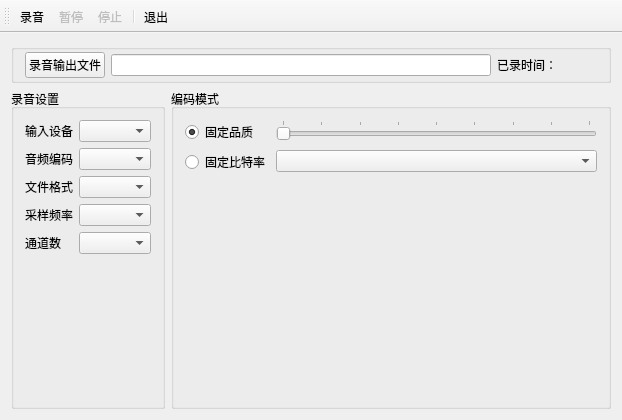
<?xml version="1.0" encoding="UTF-8"?>
<ui version="4.0">
 <class>MainWindow</class>
 <widget class="QMainWindow" name="MainWindow">
  <property name="geometry">
   <rect>
    <x>0</x>
    <y>0</y>
    <width>622</width>
    <height>420</height>
   </rect>
  </property>
  <property name="windowTitle">
   <string>录制音频</string>
  </property>
  <widget class="QWidget" name="centralWidget">
   <layout class="QVBoxLayout" name="verticalLayout" stretch="0,1">
    <item>
     <widget class="QGroupBox" name="groupBox_3">
      <property name="title">
       <string/>
      </property>
      <layout class="QHBoxLayout" name="horizontalLayout">
       <property name="topMargin">
        <number>2</number>
       </property>
       <property name="bottomMargin">
        <number>2</number>
       </property>
       <item>
        <widget class="QPushButton" name="btnGetFile">
         <property name="text">
          <string>录音输出文件</string>
         </property>
         <property name="icon">
          <iconset>
           <normaloff>:/images/images/104.bmp</normaloff>:/images/images/104.bmp</iconset>
         </property>
        </widget>
       </item>
       <item>
        <widget class="QLineEdit" name="editOutputFile"/>
       </item>
       <item>
        <widget class="QLabel" name="labPassTime">
         <property name="minimumSize">
          <size>
           <width>100</width>
           <height>0</height>
          </size>
         </property>
         <property name="text">
          <string>已录时间：</string>
         </property>
        </widget>
       </item>
      </layout>
     </widget>
    </item>
    <item>
     <layout class="QHBoxLayout" name="horizontalLayout_2">
      <item>
       <widget class="QGroupBox" name="groupBoxDevice">
        <property name="title">
         <string>录音设置</string>
        </property>
        <layout class="QFormLayout" name="formLayout">
         <item row="0" column="0">
          <widget class="QLabel" name="label">
           <property name="maximumSize">
            <size>
             <width>70</width>
             <height>16777215</height>
            </size>
           </property>
           <property name="text">
            <string>输入设备</string>
           </property>
           <property name="alignment">
            <set>Qt::AlignCenter</set>
           </property>
          </widget>
         </item>
         <item row="0" column="1">
          <widget class="QComboBox" name="comboDevices"/>
         </item>
         <item row="1" column="0">
          <widget class="QLabel" name="label_2">
           <property name="maximumSize">
            <size>
             <width>70</width>
             <height>16777215</height>
            </size>
           </property>
           <property name="text">
            <string>音频编码</string>
           </property>
           <property name="alignment">
            <set>Qt::AlignCenter</set>
           </property>
          </widget>
         </item>
         <item row="1" column="1">
          <widget class="QComboBox" name="comboCodec"/>
         </item>
         <item row="2" column="0">
          <widget class="QLabel" name="label_5">
           <property name="text">
            <string>文件格式</string>
           </property>
           <property name="alignment">
            <set>Qt::AlignCenter</set>
           </property>
          </widget>
         </item>
         <item row="2" column="1">
          <widget class="QComboBox" name="comboFileFormat"/>
         </item>
         <item row="3" column="0">
          <widget class="QLabel" name="label_3">
           <property name="maximumSize">
            <size>
             <width>70</width>
             <height>16777215</height>
            </size>
           </property>
           <property name="text">
            <string>采样频率</string>
           </property>
           <property name="alignment">
            <set>Qt::AlignCenter</set>
           </property>
          </widget>
         </item>
         <item row="3" column="1">
          <widget class="QComboBox" name="comboSampleRate"/>
         </item>
         <item row="4" column="0">
          <widget class="QLabel" name="label_4">
           <property name="maximumSize">
            <size>
             <width>70</width>
             <height>16777215</height>
            </size>
           </property>
           <property name="text">
            <string>通道数</string>
           </property>
           <property name="alignment">
            <set>Qt::AlignCenter</set>
           </property>
          </widget>
         </item>
         <item row="4" column="1">
          <widget class="QComboBox" name="comboChannels"/>
         </item>
        </layout>
       </widget>
      </item>
      <item>
       <widget class="QGroupBox" name="groupBox_2">
        <property name="title">
         <string>编码模式</string>
        </property>
        <layout class="QFormLayout" name="formLayout_2">
         <item row="0" column="0">
          <widget class="QRadioButton" name="radioQuality">
           <property name="text">
            <string>固定品质</string>
           </property>
           <property name="checked">
            <bool>true</bool>
           </property>
          </widget>
         </item>
         <item row="0" column="1">
          <widget class="QSlider" name="sliderQuality">
           <property name="maximum">
            <number>8</number>
           </property>
           <property name="orientation">
            <enum>Qt::Horizontal</enum>
           </property>
           <property name="tickPosition">
            <enum>QSlider::TicksAbove</enum>
           </property>
           <property name="tickInterval">
            <number>1</number>
           </property>
          </widget>
         </item>
         <item row="1" column="0">
          <widget class="QRadioButton" name="radioBitrate">
           <property name="text">
            <string>固定比特率</string>
           </property>
           <property name="checked">
            <bool>false</bool>
           </property>
          </widget>
         </item>
         <item row="1" column="1">
          <widget class="QComboBox" name="comboBitrate"/>
         </item>
        </layout>
       </widget>
      </item>
     </layout>
    </item>
   </layout>
  </widget>
  <widget class="QToolBar" name="mainToolBar">
   <property name="toolButtonStyle">
    <enum>Qt::ToolButtonTextBesideIcon</enum>
   </property>
   <attribute name="toolBarArea">
    <enum>TopToolBarArea</enum>
   </attribute>
   <attribute name="toolBarBreak">
    <bool>false</bool>
   </attribute>
   <addaction name="actRecord"/>
   <addaction name="actPause"/>
   <addaction name="actStop"/>
   <addaction name="separator"/>
   <addaction name="actQuit"/>
  </widget>
  <action name="actRecord">
   <property name="icon">
    <iconset>
     <normaloff>:/images/images/626.bmp</normaloff>:/images/images/626.bmp</iconset>
   </property>
   <property name="text">
    <string>录音</string>
   </property>
   <property name="toolTip">
    <string>录音</string>
   </property>
  </action>
  <action name="actPause">
   <property name="enabled">
    <bool>false</bool>
   </property>
   <property name="icon">
    <iconset resource="../../../../stm32/project/QTDemo/musicPlayer/res.qrc">
     <normaloff>:/images/images/622.bmp</normaloff>:/images/images/622.bmp</iconset>
   </property>
   <property name="text">
    <string>暂停</string>
   </property>
   <property name="toolTip">
    <string>暂停</string>
   </property>
  </action>
  <action name="actStop">
   <property name="enabled">
    <bool>false</bool>
   </property>
   <property name="icon">
    <iconset resource="../../../../stm32/project/QTDemo/musicPlayer/res.qrc">
     <normaloff>:/images/images/624.bmp</normaloff>:/images/images/624.bmp</iconset>
   </property>
   <property name="text">
    <string>停止</string>
   </property>
   <property name="toolTip">
    <string>停止</string>
   </property>
  </action>
  <action name="actQuit">
   <property name="icon">
    <iconset resource="../../../../stm32/project/QTDemo/musicPlayer/res.qrc">
     <normaloff>:/images/images/132.bmp</normaloff>:/images/images/132.bmp</iconset>
   </property>
   <property name="text">
    <string>退出</string>
   </property>
   <property name="toolTip">
    <string>退出</string>
   </property>
  </action>
 </widget>
 <layoutdefault spacing="6" margin="11"/>
 <resources/>
 <connections>
  <connection>
   <sender>actQuit</sender>
   <signal>triggered()</signal>
   <receiver>MainWindow</receiver>
   <slot>close()</slot>
   <hints>
    <hint type="sourcelabel">
     <x>-1</x>
     <y>-1</y>
    </hint>
    <hint type="destinationlabel">
     <x>209</x>
     <y>156</y>
    </hint>
   </hints>
  </connection>
 </connections>
</ui>
